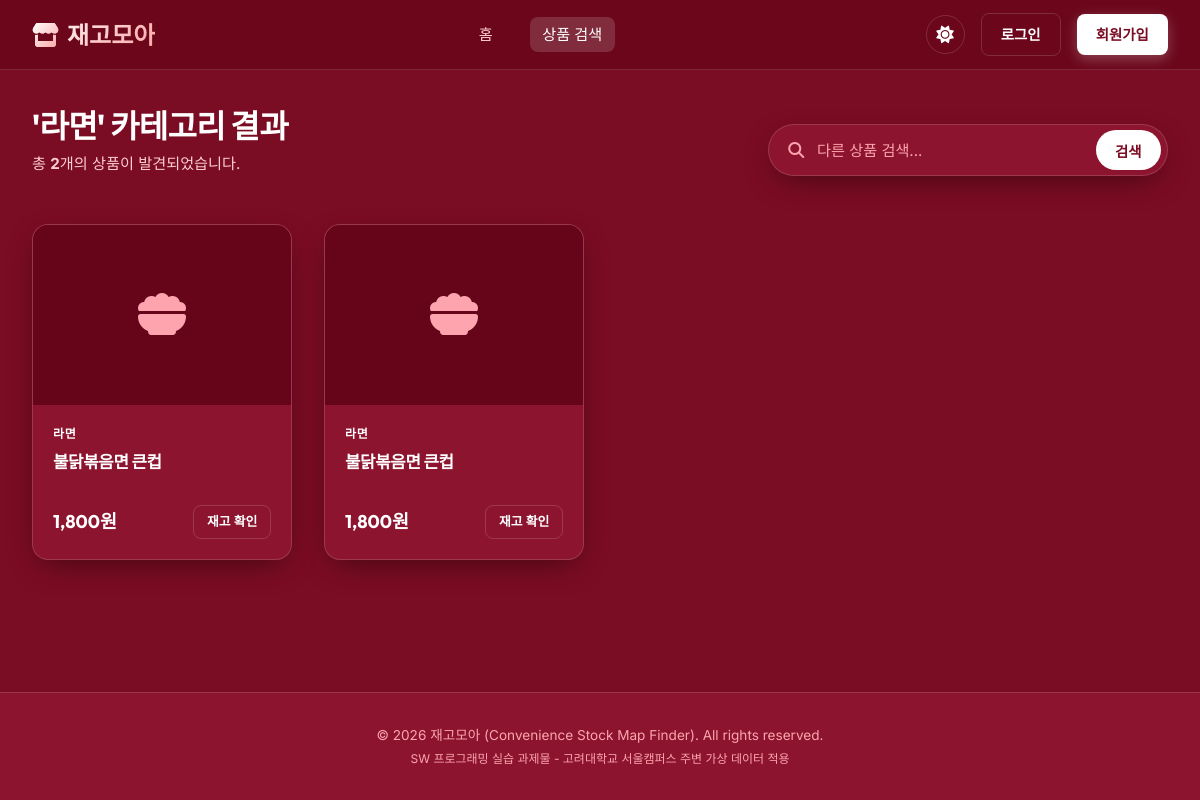
Page /search?category=라면 on the committed database.
### models.py (models this page shows)
class Product(db.Model):
    __tablename__ = 'products'
    id = db.Column(db.Integer, primary_key=True)
    name = db.Column(db.String(150), nullable=False)
    category = db.Column(db.String(100), nullable=False)
    price = db.Column(db.Integer, nullable=False)
    image_url = db.Column(db.String(300), nullable=True)  # 상품 이미지 경로 또는 URL
    stocks = db.relationship('Stock', backref='product', lazy=True)

### app.py (the view)
@app.route('/search')
def search():
    query = request.args.get('q', '').strip()
    category = request.args.get('category', '').strip()
    products = Product.query
    if query:
        products = products.filter(Product.name.like(f'%{query}%'))
    if category:
        products = products.filter(Product.category == category)
    results = products.all()
    return render_template('search_results.html', products=results, query=query, category=category)

### templates/search_results.html (shortened to what this page needs)
{% extends "base.html" %}
{% block content %}
<main class="container">
    <div style="display: flex; flex-direction: column; gap: 1.5rem; margin-bottom: 3rem;">
        <div style="display: flex; justify-content: space-between; align-items: flex-end; flex-wrap: wrap; gap: 1rem;">
            <div>
                <h1 style="font-size: 2rem; font-family: var(--font-heading); font-weight: 800;">
                    {% if category %}
                        '{{ category }}' 카테고리 결과
                    {% elif query %}
                        '{{ query }}' 검색 결과
                    {% else %}
                        전체 상품 목록
                    {% endif %}
                </h1>
                <p style="color: var(--text-secondary); font-size: 0.95rem; margin-top: 0.2rem;">
                    총 <strong>{{ products|length }}</strong>개의 상품이 발견되었습니다.
                </p>
            </div>
            <form action="{{ url_for('search') }}" method="GET" style="width: 100%; max-width: 400px;">
                <div class="search-box-wrapper" style="padding: 0.3rem 0.4rem 0.3rem 1.2rem;">
                    <i class="fas fa-search search-icon" style="font-size: 1rem;"></i>
                    <input type="text" name="q" value="{{ query or '' }}" placeholder="다른 상품 검색..." class="search-input" style="font-size: 0.95rem;" required autocomplete="off">
                    <button type="submit" class="search-btn" style="padding: 0.6rem 1.2rem; font-size: 0.9rem;">검색</button>
                </div>
            </form>
        </div>
    </div>
    {% if products %}
        <div class="product-grid">
            {% for product in products %}
                <div class="product-card">
                    <div class="product-image-container">
                        <div style="font-size: 3rem; color: var(--text-muted);">
                            {% if product.category == '라면' %}
                                <i class="fas fa-bowl-food"></i>
                            {% elif product.category == '간편식' %}
                                <i class="fas fa-box-open"></i>
                            {% elif product.category == '음료' %}
                                <i class="fas fa-bottle-water"></i>
                            {% elif product.category == '아이스크림' %}
                                <i class="fas fa-ice-cream"></i>
                            {% else %}
                                <i class="fas fa-cookie-bite"></i>
                            {% endif %}
                        </div>
                    </div>
                    <div class="product-info">
                        <span class="product-cat">{{ product.category }}</span>
                        <h3 class="product-name">{{ product.name }}</h3>
                        <div class="product-footer">
                            <span class="product-price">{{ "{:,}".format(product.price) }}원</span>
                            {% if current_user.is_authenticated %}
                                <a href="{{ url_for('stock_view', product_id=product.id) }}" class="btn btn-primary btn-sm" style="font-size: 0.8rem; padding: 0.4rem 0.8rem;">재고 확인</a>
                            {% else %}
                                <a href="{{ url_for('login') }}?next={{ url_for('stock_view', product_id=product.id) }}" class="btn btn-outline btn-sm" style="font-size: 0.8rem; padding: 0.4rem 0.8rem;">재고 확인</a>
                            {% endif %}
                        </div>
                    </div>
                </div>
            {% endfor %}
        </div>
    {% endif %}
</main>
{% endblock %}

### static/css/style.css (style rules this page uses)
:root { --font-sans: 'Inter', sans-serif; --font-heading: 'Outfit', sans-serif; --bg-primary: #7a0c23; --bg-secondary: #8c142e; --bg-tertiary: #660519; --text-primary: #ffffff; --text-secondary: #fecdd3; --text-muted: #fda4af; --accent: #ffffff; --accent-glow: rgba(255, 255, 255, 0.25); --accent-hover: #f1f5f9; --success: #34d399; --success-glow: rgba(52, 211, 153, 0.2); --warning: #fbbf24; --warning-glow: rgba(251, 191, 36, 0.2); --danger: #f87171; --danger-glow: rgba(248, 113, 113, 0.2); --border-color: rgba(255, 255, 255, 0.15); --glass-bg: rgba(102, 5, 25, 0.7); --glass-border: rgba(255, 255, 255, 0.12); --card-shadow: 0 10px 30px -10px rgba(0, 0, 0, 0.5); --transition-smooth: all 0.3s cubic-bezier(0.4, 0, 0.2, 1); }
* { box-sizing: border-box; margin: 0; padding: 0; }
body { font-family: var(--font-sans); background-color: var(--bg-primary); color: var(--text-primary); min-height: 100vh; display: flex; flex-direction: column; overflow-x: hidden; transition: background-color 0.3s ease, color 0.3s ease; line-height: 1.5; }
h1, h2, h3, h4, h5, h6 { font-family: var(--font-heading); font-weight: 700; letter-spacing: -0.02em; }
a { color: inherit; text-decoration: none; transition: var(--transition-smooth); }
.btn { display: inline-flex; align-items: center; justify-content: center; gap: 0.5rem; font-family: var(--font-sans); font-weight: 600; font-size: 0.9rem; padding: 0.6rem 1.2rem; border-radius: 8px; border: none; cursor: pointer; transition: var(--transition-smooth); }
.btn-outline { background: none; border: 1px solid var(--border-color); color: var(--text-primary); }
.container { flex: 1; width: 100%; max-width: 1200px; margin: 0 auto; padding: 2rem; }
.search-box-wrapper { position: relative; display: flex; align-items: center; background-color: var(--bg-secondary); border: 1px solid var(--border-color); border-radius: 50px; padding: 0.4rem 0.5rem 0.4rem 1.5rem; box-shadow: var(--card-shadow); transition: var(--transition-smooth); }
.search-icon { color: var(--text-muted); font-size: 1.2rem; margin-right: 0.8rem; }
.search-input { flex: 1; background: none; border: none; outline: none; color: var(--text-primary); font-size: 1.1rem; font-family: var(--font-sans); }
.search-input::placeholder { color: var(--text-muted); }
.search-btn { background-color: var(--accent); color: var(--bg-primary); border: none; border-radius: 50px; padding: 0.8rem 1.8rem; font-size: 1rem; font-weight: 600; cursor: pointer; transition: var(--transition-smooth); }
.product-grid { display: grid; grid-template-columns: repeat(auto-fill, minmax(220px, 1fr)); gap: 2rem; }
.product-card { background-color: var(--bg-secondary); border: 1px solid var(--border-color); border-radius: 16px; overflow: hidden; box-shadow: var(--card-shadow); transition: var(--transition-smooth); display: flex; flex-direction: column; }
.product-image-container { height: 180px; background-color: var(--bg-tertiary); display: flex; align-items: center; justify-content: center; padding: 1rem; position: relative; }
.product-info { padding: 1.25rem; display: flex; flex-direction: column; flex: 1; }
.product-cat { font-size: 0.75rem; color: var(--accent); text-transform: uppercase; font-weight: 700; margin-bottom: 0.5rem; letter-spacing: 0.05em; }
.product-name { font-size: 1.05rem; font-weight: 600; margin-bottom: 0.75rem; line-height: 1.3; height: 2.6rem; display: -webkit-box; -webkit-line-clamp: 2; -webkit-box-orient: vertical; overflow: hidden; color: var(--text-primary); }
.product-footer { display: flex; justify-content: space-between; align-items: center; margin-top: auto; }
.product-price { font-family: var(--font-heading); font-size: 1.15rem; font-weight: 700; color: var(--text-primary); }

### rows in the picture
Product: category "라면", name "불닭볶음면 큰컵", price "1,800"
Product: category "라면", name "불닭볶음면 큰컵", price "1,800"

### other values in the picture
{{ category }} "라면"
{{ products|length }} "2"
